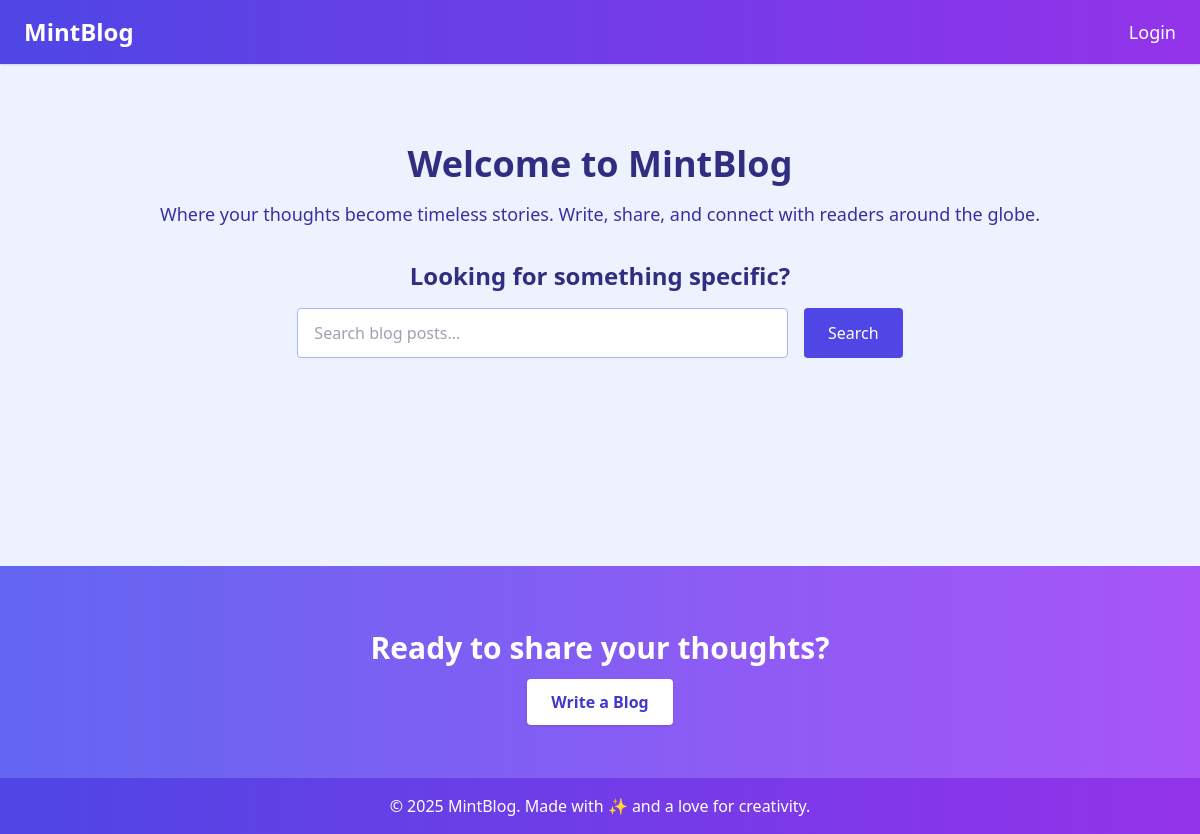
Before: / with the older database file.
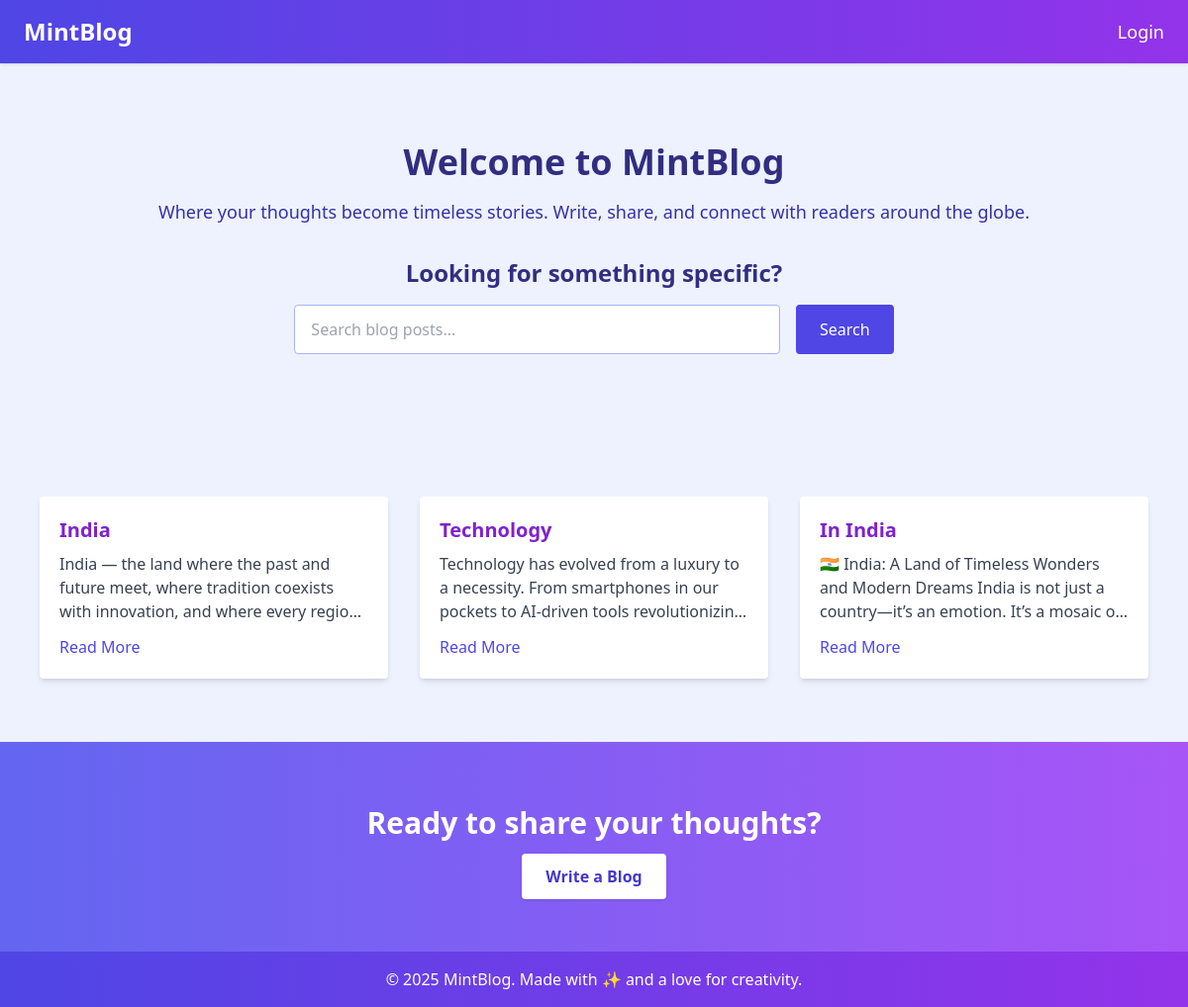
After: the same page with the newer database file.
### blog_app/models.py (models this page shows, shortened)
class Blog(models.Model):
    title = models.CharField(max_length=100)
    content=models.TextField()
    created_on=models.DateField(auto_now_add=True)
    author = models.ForeignKey(User, on_delete=models.CASCADE)

### blog_app/views.py (the view)
# urls.py: path('', views.home , name='home'),
def home(request):
    blogs = Blog.objects.all()
    return render(request, 'blogapp/home.html', {'blogs': blogs})

### blog_app/templates/blogapp/home.html (shortened to what this page needs)
<!DOCTYPE html>
<html lang="en">
<head>
  <script src="https://cdn.tailwindcss.com"></script>
</head>
<body class="bg-indigo-50 text-gray-800 font-sans">
  <header class="bg-gradient-to-r from-indigo-600 to-purple-600 text-white p-4 shadow">
    <div class="max-w-6xl mx-auto flex justify-between items-center">
      <h1 class="text-2xl font-bold">MintBlog</h1>
      <nav class="space-x-6 text-lg">
        {% if user.is_authenticated %}
            <a href="{% url 'dashboard' %}">Dashboard</a>
            <a href="{% url 'logout' %}">Logout</a>
        {% else %}
            <a href="{% url 'login' %}">Login</a>
        {% endif %}
      </nav>
    </div>
  </header>
  <section class=" py-20">
    <div class="max-w-5xl mx-auto px-6 text-center">
      <h2 class="text-4xl font-bold mb-4 text-indigo-900">Welcome to MintBlog</h2>
      <p class="text-lg mb-8 text-indigo-800">Where your thoughts become timeless stories. Write, share, and connect with readers around the globe.</p>
      <div class="max-w-3xl mx-auto px-4 text-center">
      <h3 class="text-2xl font-bold text-indigo-900 mb-4">Looking for something specific?</h3>
      <form  method="GET" class="flex flex-col md:flex-row gap-4 justify-center">
        <input type="text" name="q" placeholder="Search blog posts..." class="w-full md:w-2/3 px-4 py-3 border border-indigo-300 rounded focus:outline-none focus:ring-2 focus:ring-indigo-500">
        <button type="submit" class="bg-indigo-600 text-white px-6 py-3 rounded hover:bg-indigo-700">Search</button>
      </form>
    </div>
    </div>
  </section>
  <section class="py-16 max-w-6xl mx-auto px-4">
    <div class="grid md:grid-cols-3 gap-8">
      {% for blog in blogs %}
      <div class="bg-white rounded shadow-md p-5 hover:shadow-lg transition">
        <h4 class="text-xl font-semibold text-purple-700 mb-2">{{ blog.title }}</h4>
        <p class="text-gray-700 mb-3 line-clamp-3">{{ blog.content }}</p>
        <a href="{% url 'blog_detail' blog.pk %}" class="text-indigo-600 font-medium hover:underline">Read More</a>
      </div>
      {% endfor %}
    </div>
  </section>
  <section class="bg-gradient-to-r from-indigo-500 to-purple-500 py-16 text-center text-white">
    <h3 class="text-3xl font-bold mb-6">Ready to share your thoughts?</h3>
    <a href="{% url 'add_blogs' %}" class="bg-white text-indigo-700 font-semibold py-3 px-6 rounded shadow hover:bg-indigo-100 transition">Write a Blog</a>
  </section>
  <footer class="bg-gradient-to-r from-indigo-600 to-purple-600 text-white text-center p-4">
    © 2025 MintBlog. Made with ✨ and a love for creativity.
  </footer>
</body>
</html>

Changed rows visible on the page:
added Blog: title "India", content "India — the land where the past and future meet, where tradition coexists with innovation, and where every…"
added Blog: title "Technology", content "Technology has evolved from a luxury to a necessity. From smartphones in our pockets to AI-driven tools…"
added Blog: title "In India", content "🇮🇳 India: A Land of Timeless Wonders and Modern Dreams India is not just a country—it’s an emotion. It’s a mosaic…"
